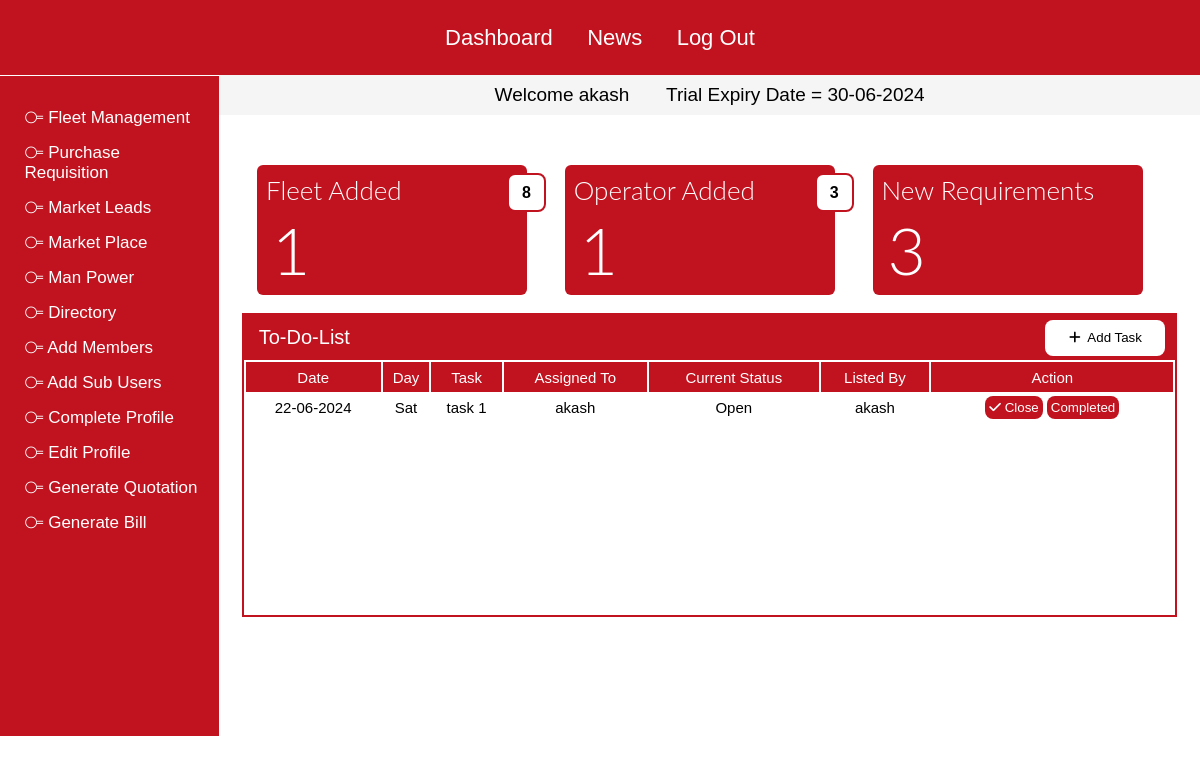
/rental_dashboard.php (signed in), run on the app's committed database.
### tables this page shows
CREATE TABLE `to_do` (
  `id` int(11) NOT NULL,
  `date` date NOT NULL,
  `task` varchar(200) NOT NULL,
  `listed_by` varchar(30) NOT NULL,
  `assinged_to` varchar(30) NOT NULL,
  `status` varchar(30) NOT NULL,
  `companyname` varchar(30) NOT NULL
);

### dl_expiry_notification.php (called while the page is built, shortened)
<?php
$companyname001 = $_SESSION['companyname'];

### rental_dashboard.php (the view, shortened to what this page needs)
<?php
include_once 'partials/_dbconnect.php';
$name_user=$_SESSION['username'];
$companyname001 = $_SESSION['companyname'];
$strt_time=$_SESSION['time'];
$expiry_date = date('d-m-Y', strtotime($strt_time . ' +3 months'));
if (!isset($_SESSION['insuarance_expiry_reminder_included'])) {
    include "dl_expiry_notification.php";
}
?>
<?php
$sql_notification_count_expiry="SELECT COUNT(sno) AS total_notification FROM `insaurance_notification` where company_name='$companyname001'";
$result_count=mysqli_query($conn,$sql_notification_count_expiry);
$row_count_noti= mysqli_fetch_assoc($result_count);
$count_of_notification=$row_count_noti['total_notification']
?>
<?php
$sql_dl_expiry_count = "SELECT COUNT(sno) AS total_dl_notification FROM `dl_expiry` WHERE company_name='$companyname001'";
$dl_result = mysqli_query($conn, $sql_dl_expiry_count);
$row_count_dl = mysqli_fetch_assoc($dl_result);
$count_of_dl_notification = $row_count_dl['total_dl_notification'];
?>
<?php
$sql_addedfleet="SELECT COUNT(snum) AS total FROM `fleet1` where companyname='$companyname001'";
$result = mysqli_query($conn, $sql_addedfleet);
$row = mysqli_fetch_assoc($result);
$total_count = $row['total'];
$sql_addedoperator = "SELECT COUNT(id) AS total_operator FROM `myoperators` where company_name='$companyname001'";
$result_operator = mysqli_query($conn, $sql_addedoperator);
$row_operator = mysqli_fetch_assoc($result_operator);
$total_count_operator = $row_operator['total_operator'];
$sql_new_leads="SELECT COUNT(id) AS total_new_leads FROM  `req_by_epc` WHERE id NOT IN (SELECT requirement_id FROM `notinterested_rental` WHERE rental_name = '$companyname001') AND id NOT IN (SELECT req_id FROM `requirement_price_byrental` WHERE rental_name = '$companyname001')";
$result_new_leads=mysqli_query($conn,$sql_new_leads);
$row_new_leads=mysqli_fetch_assoc($result_new_leads);
$total_new_leads = $row_new_leads['total_new_leads'];
$sql_to_do_data="SELECT * FROM `to_do` where companyname='$companyname001'";
$sql_todo_result=mysqli_query($conn ,$sql_to_do_data);
?>
<!DOCTYPE html>
<html lang="en">
<head>
    <link rel="stylesheet" href="https://cdnjs.cloudflare.com/ajax/libs/font-awesome/6.5.2/css/all.min.css" />
    <link rel="stylesheet" href="style.css">
</head>
<body>
<div class="navbar1">
        <div class="iconcontainer">
        <ul>
            <li><a href="rental_dashboard.php">Dashboard</a></li>
            <li><a href="view_news.php">News</a></li>
            <li><a href="logout.php">Log Out</a></li>
</ul>
        </div>
    </div>
<div class="main_container">
    <div class="left_menu_options">
        <div class="left_menu_inner">
            <a href="viewfleet2.php" class="add_fleet_menu">⧃ Fleet Management</a>
            <a href="purchase.php" class="add_fleet_menu">⧃ Purchase Requisition</a>
            <a href="view_req_rental.php" class="add_fleet_menu">⧃ Market Leads</a>
            <a href="marketplace.php" class="add_fleet_menu">⧃ Market Place</a>
            <a href="view_operator.php" class="add_fleet_menu">⧃ Man Power</a>
            <a href="livesearch.php" class="add_fleet_menu">⧃ Directory</a>
            <a href="rental_subuser.php" class="add_fleet_menu">⧃ Add Members</a>
            <a href="rental_employee.php" class="add_fleet_menu">⧃ Add Sub Users</a>
            <a href="complete_profile.php" class="add_fleet_menu">⧃ Complete Profile</a>
            <a href="edit_profile.php" class="add_fleet_menu">⧃ Edit Profile</a>
            <a href="generate_quotation_landingpage.php" class="add_fleet_menu">⧃ Generate Quotation </a>
            <a href="generate_invoice.php" class="add_fleet_menu">⧃ Generate Bill</a>
        </div>
    </div>
    <div class="right_menu_options">
    <div class="welcome_message">
        <p>Welcome <?php echo $companyname001 ?>  &nbsp &nbsp &nbsp Trial Expiry Date = <?php echo $expiry_date ?></p>
    </div>
        <div class="firstrow_stats" >
            <div class="first_block_container0">
        <div class="firstblock" onclick="open_added_fleet()">
        <div class="added_fleet_notification" <?php if($count_of_notification == 0) echo 'style="display: none;"' ?>><?php echo $count_of_notification ?></div>
        <div class="firstblock_inside1">Fleet Added </div>
            <div class="firstblock_inside2"><?php echo $total_count ?></div>
        </div>
        </div>
        <div class="secondblock" onclick="open_added_operators()" >
        <div class="added_fleet_notification" <?php if($count_of_dl_notification == 0) echo 'style="display: none;"' ?>><?php echo $count_of_dl_notification ?></div>
        <div class="secondblock_inside1">Operator Added </div>
            <div class="secondblock_inside2"><?php echo $total_count_operator ?></div>
        </div>
        <div class="thirdblock" onclick="open_market_leads()">
        <div class="thirdblock_inside1">New Requirements </div>
        <div class="thirdblock_inside2"><?php echo $total_new_leads ?></div>
        </div>
        </div>
        <br>
        <div class="secondrow_stats">
            <div class="todolist">
                <div class="todo_heading"><p>To-Do-List</p> <div class="addtask"><button onclick="add_task()"><i class="fa-solid fa-plus"></i>&nbsp Add Task</button></div>
</div>
                <div class="todo_list">
    <table class="to_do_content">
        <th>Date</th>
        <th>Day</th>
        <th>Task</th>
        <th>Assigned To</th>
        <th>Current Status</th>
        <th>Listed By</th>
        <th>Action</th>
        <?php
            while ($row_todo_table = mysqli_fetch_assoc($sql_todo_result)) {
                if ($row_todo_table) {
        ?>
        <tr>
            <td><?php echo date("d-m-Y", strtotime($row_todo_table['date'])) ?></td>
            <td><?php echo substr(date("D", strtotime($row_todo_table['date'])), 0, 3) ?></td>
            <td><?php echo $row_todo_table['task'] ?></td>
            <td><?php echo $row_todo_table['assinged_to'] ?></td>
            <td><?php echo $row_todo_table['status'] ?></td>
            <td><?php echo $row_todo_table['listed_by'] ?></td>
            <td class="action_td"><div class="btn_cnt" <?php if($row_todo_table['listed_by']!=$name_user){echo 'hidden';} ?>><button class="done_btn" onclick="task_done(<?php echo $row_todo_table['id'] ?>)"><i class="fa-solid fa-check"></i> Close</button></div>
                    <div class="btn_cnt" <?php if($row_todo_table['assinged_to']!=$name_user ||$row_todo_table['status']==='Closed' ){echo 'hidden';} ?> ><button class="done_btn" onclick="task_completed(<?php echo $row_todo_table['id'] ?>)">Completed</button></div>
        </td>
        </tr>
        <?php
                } else {
                    echo "";
                }
            }
        ?>
    </table>
</div>
                </div>
            </div>
        </div>
    </div>
</body>
</html>

### data on the page
to_do: date "22-06-2024", date "Sat", task "task 1", assinged_to "akash", status "Open", listed_by "akash"

### other printed values
$companyname001 "akash"
$expiry_date "30-06-2024"
$count_of_notification "8"
$total_count "1"
$count_of_dl_notification "3"
$total_count_operator "1"
$total_new_leads "3"
